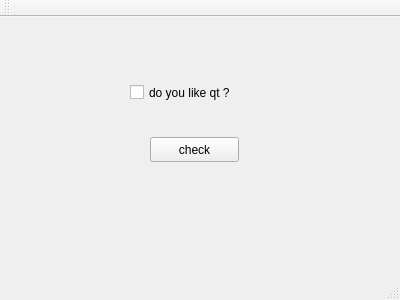
<?xml version="1.0" encoding="UTF-8"?>
<ui version="4.0">
 <class>MainWindow</class>
 <widget class="QMainWindow" name="MainWindow">
  <property name="geometry">
   <rect>
    <x>0</x>
    <y>0</y>
    <width>400</width>
    <height>300</height>
   </rect>
  </property>
  <property name="windowTitle">
   <string>MainWindow</string>
  </property>
  <widget class="QWidget" name="centralWidget">
   <widget class="QCheckBox" name="checkBox">
    <property name="geometry">
     <rect>
      <x>130</x>
      <y>60</y>
      <width>111</width>
      <height>31</height>
     </rect>
    </property>
    <property name="text">
     <string>do you like qt ?</string>
    </property>
   </widget>
   <widget class="QPushButton" name="pushButton">
    <property name="geometry">
     <rect>
      <x>150</x>
      <y>120</y>
      <width>89</width>
      <height>25</height>
     </rect>
    </property>
    <property name="text">
     <string>check</string>
    </property>
   </widget>
  </widget>
  <widget class="QMenuBar" name="menuBar">
   <property name="geometry">
    <rect>
     <x>0</x>
     <y>0</y>
     <width>400</width>
     <height>22</height>
    </rect>
   </property>
  </widget>
  <widget class="QToolBar" name="mainToolBar">
   <attribute name="toolBarArea">
    <enum>TopToolBarArea</enum>
   </attribute>
   <attribute name="toolBarBreak">
    <bool>false</bool>
   </attribute>
  </widget>
  <widget class="QStatusBar" name="statusBar"/>
 </widget>
 <layoutdefault spacing="6" margin="11"/>
 <resources/>
 <connections/>
</ui>
